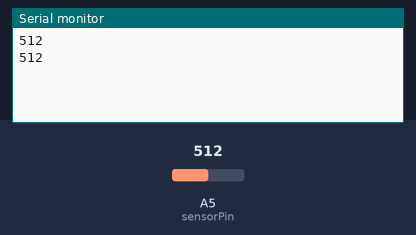
A sketch run on a simulated Arduino Uno, built with avr-gcc and run on an emulated ATmega328P. Parts: the last lines printed to the serial monitor. The inputs (shaded band) are chosen by the test bench; at power-on: A5 (sensorPin) = 512.

Above: at 3.8 s.
3.9 s: A5 (sensorPin) set to 716
At 7.2 s:
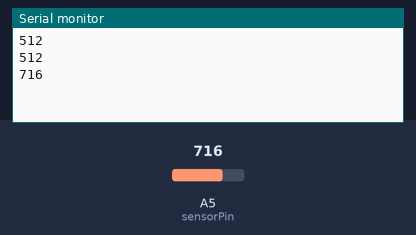
7.8 s: A5 (sensorPin) set to 900
At 9.5 s:
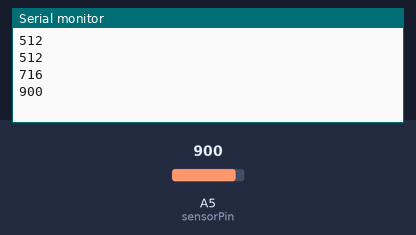
Timing chart, 0 to 11.0 s (numbered marks = the images above; inputs shaded):
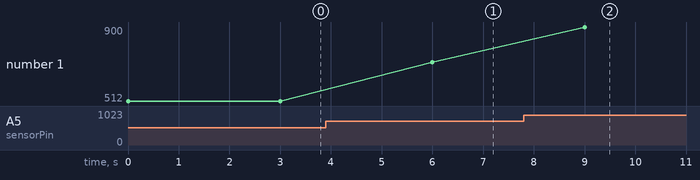

The sketch:

temperature_sensor.ino
```cpp
const int sensorPin = A5;


void setup() {
  // put your setup code here, to run once:
  pinMode(sensorPin, INPUT);
  Serial.begin(9600);
}

void loop() {
  // put your main code here, to run repeatedly:
  Serial.println(analogRead(sensorPin));
  delay(3000);
}
```

Measured:
- after the input at 3.9 s, the serial monitor: prints a new line after 2.1 s (image 1)
- after the input at 7.8 s, the serial monitor: prints a new line after 1.2 s (image 2)
- plotted number 1: 512 → 716 after the input at 3.9 s, 716 → 900 after the input at 7.8 s
